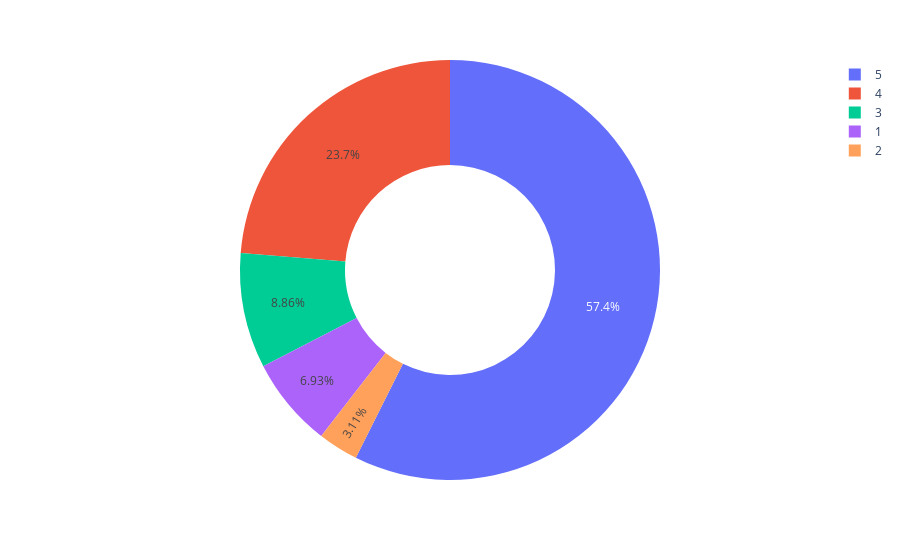

Write notebook code for a chart like this one.
### Markdown cell above
#### Visualizing the distribution of the ratings using pie chat

### Code cell
import plotly.express as px
figure = px.pie(data_df, values=quantity,
               names=numbers, hole = 0.5)
figure.show()

### Figure 1 — Plotly figure (JSON) as saved in the notebook; plotly's stock layout.template omitted (floating-point values rounded to 4 significant figures)
{"data": [{"domain": {"x": [0, 1], "y": [0, 1]}, "hole": 0.5, "hovertemplate": "label=%{label}<br>value=%{value}<extra></extra>", "labels": [5, 4, 3, 1, 2], "legendgroup": "", "name": "", "showlegend": true, "type": "pie", "values": [5726, 2365, 884, 691, 310]}], "layout": {"legend": {"tracegroupgap": 0}, "margin": {"t": 60}}}
